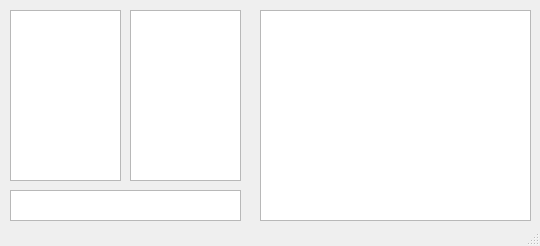
<?xml version="1.0" encoding="UTF-8"?>
<ui version="4.0">
 <class>MainWindow</class>
 <widget class="QMainWindow" name="MainWindow">
  <property name="geometry">
   <rect>
    <x>0</x>
    <y>0</y>
    <width>540</width>
    <height>246</height>
   </rect>
  </property>
  <property name="windowTitle">
   <string>Serial Monitor</string>
  </property>
  <widget class="QWidget" name="centralWidget">
   <widget class="QPlainTextEdit" name="textOut">
    <property name="geometry">
     <rect>
      <x>260</x>
      <y>10</y>
      <width>271</width>
      <height>211</height>
     </rect>
    </property>
   </widget>
   <widget class="QPlainTextEdit" name="textIn">
    <property name="geometry">
     <rect>
      <x>10</x>
      <y>190</y>
      <width>231</width>
      <height>31</height>
     </rect>
    </property>
    <property name="plainText">
     <string/>
    </property>
   </widget>
   <widget class="QListWidget" name="list_port">
    <property name="geometry">
     <rect>
      <x>10</x>
      <y>10</y>
      <width>111</width>
      <height>171</height>
     </rect>
    </property>
   </widget>
   <widget class="QListWidget" name="list_baud">
    <property name="geometry">
     <rect>
      <x>130</x>
      <y>10</y>
      <width>111</width>
      <height>171</height>
     </rect>
    </property>
   </widget>
  </widget>
  <widget class="QStatusBar" name="statusBar"/>
 </widget>
 <layoutdefault spacing="6" margin="11"/>
 <resources/>
 <connections/>
</ui>
